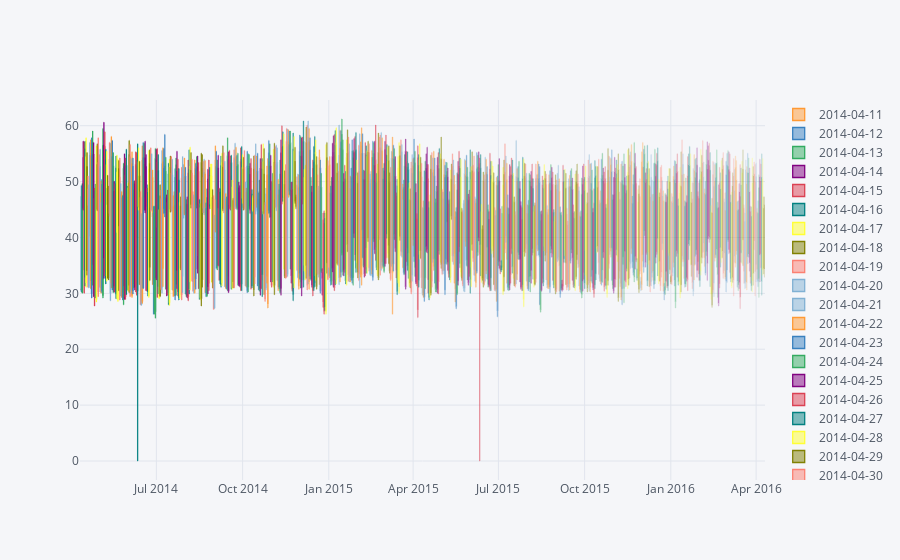

Notebook code cell kept with this figure:
### Code cell
box_plots('A06 Crerar Library (B1)')
